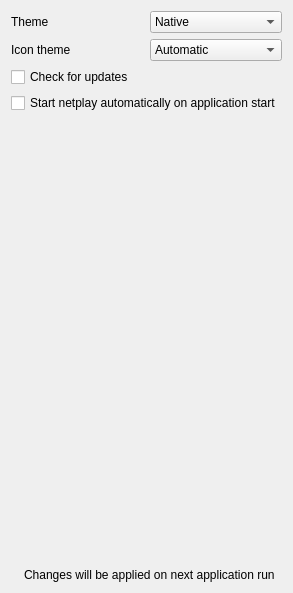
             <widget class="QWidget" name="tab_3">
              <attribute name="title">
               <string>General</string>
              </attribute>
              <layout class="QVBoxLayout" name="verticalLayout_7">
               <item>
                <layout class="QHBoxLayout" name="horizontalLayout_13">
                 <item>
                  <widget class="QLabel" name="label_12">
                   <property name="text">
                    <string>Theme</string>
                   </property>
                  </widget>
                 </item>
                 <item>
                  <widget class="QComboBox" name="themeComboBox">
                   <item>
                    <property name="text">
                     <string>Native</string>
                    </property>
                   </item>
                   <item>
                    <property name="text">
                     <string>Fusion</string>
                    </property>
                   </item>
                   <item>
                    <property name="text">
                     <string>Fusion Dark</string>
                    </property>
                   </item>
                  </widget>
                 </item>
                </layout>
               </item>
               <item>
                <layout class="QHBoxLayout" name="horizontalLayout_14">
                 <item>
                  <widget class="QLabel" name="label_13">
                   <property name="text">
                    <string>Icon theme</string>
                   </property>
                  </widget>
                 </item>
                 <item>
                  <widget class="QComboBox" name="iconThemeComboBox">
                   <item>
                    <property name="text">
                     <string>Automatic</string>
                    </property>
                   </item>
                   <item>
                    <property name="text">
                     <string>White</string>
                    </property>
                   </item>
                   <item>
                    <property name="text">
                     <string>Black</string>
                    </property>
                   </item>
                  </widget>
                 </item>
                </layout>
               </item>
               <item>
                <widget class="QCheckBox" name="checkForUpdatesCheckBox">
                 <property name="text">
                  <string>Check for updates</string>
                 </property>
                </widget>
               </item>
               <item>
                <widget class="QCheckBox" name="autoStartNetplayOnStartupCheckBox">
                 <property name="text">
                  <string>Start netplay automatically on application start</string>
                 </property>
                </widget>
               </item>
               <item>
                <spacer name="verticalSpacer_6">
                 <property name="orientation">
                  <enum>Qt::Orientation::Vertical</enum>
                 </property>
                 <property name="sizeHint" stdset="0">
                  <size>
                   <width>20</width>
                   <height>449</height>
                  </size>
                 </property>
                </spacer>
               </item>
               <item>
                <layout class="QHBoxLayout" name="emulationInfoLayout_5">
                 <item>
                  <widget class="QLabel" name="infoIconLabel_7">
                   <property name="sizePolicy">
                    <sizepolicy hsizetype="Minimum" vsizetype="Preferred">
                     <horstretch>0</horstretch>
                     <verstretch>0</verstretch>
                    </sizepolicy>
                   </property>
                   <property name="text">
                    <string/>
                   </property>
                   <property name="pixmap">
                    <pixmap>:/newPrefix/Resource/Info.ico</pixmap>
                   </property>
                   <property name="wordWrap">
                    <bool>false</bool>
                   </property>
                  </widget>
                 </item>
                 <item>
                  <widget class="QLabel" name="label_91">
                   <property name="sizePolicy">
                    <sizepolicy hsizetype="Expanding" vsizetype="Minimum">
                     <horstretch>0</horstretch>
                     <verstretch>0</verstretch>
                    </sizepolicy>
                   </property>
                   <property name="midLineWidth">
                    <number>1</number>
                   </property>
                   <property name="text">
                    <string>Changes will be applied on next application run</string>
                   </property>
                   <property name="textFormat">
                    <enum>Qt::TextFormat::PlainText</enum>
                   </property>
                  </widget>
                 </item>
                </layout>
               </item>
              </layout>
             </widget>
